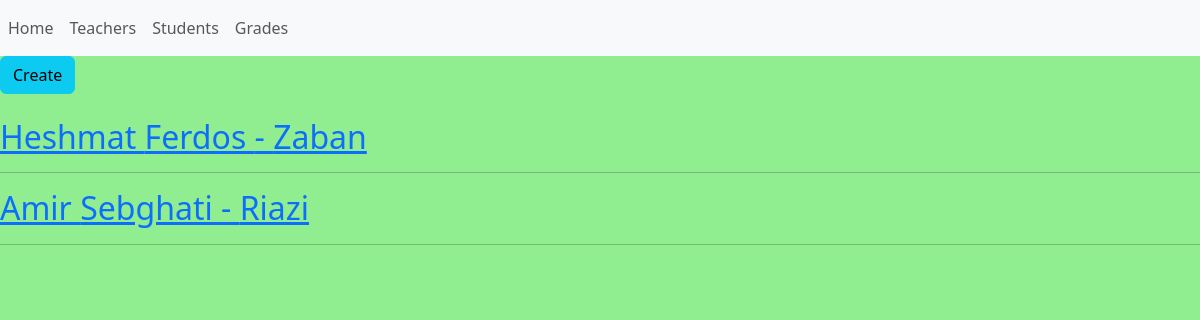
The app's page /grades_list/, older data.
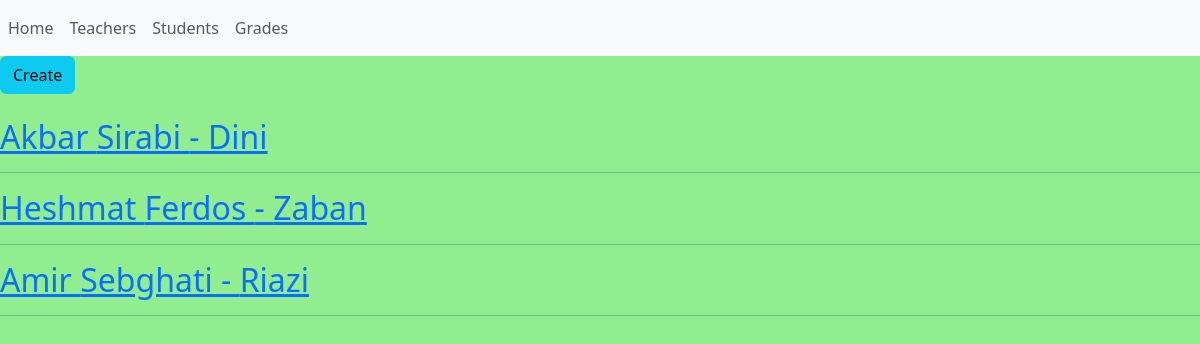
The same page, newer data.
### school/models.py (models this page shows, shortened)
class Grade(models.Model):
    student = models.ForeignKey(Student, on_delete=models.CASCADE)
    score = models.DecimalField(max_digits=4, decimal_places=2, validators=[
                                MinValueValidator(0), MaxValueValidator(20)])

class Student(models.Model):
    name = models.CharField(max_length=20)
    family = models.CharField(max_length=20)
    age = models.IntegerField()
    teacher = models.ForeignKey(Teacher, on_delete=models.CASCADE)

class Teacher(models.Model):
    name = models.CharField(max_length=20)
    subject = models.CharField(max_length=20)

### school/views.py (the view)
# urls.py: path('grades_list/', views.grades_list, name='grades_list'),
def grades_list(request):
    grades = Grade.objects.all()
    return render(request, 'school/grades_list.html', {'grades': grades})

### school/templates/school/grades_list.html (shortened to what this page needs)
{% extends 'base.html' %}
{% block content %}
  <a href="{% url 'create_grade' %}" class="btn btn-info">Create</a>
  <br><br>
  {% for grade in grades|dictsortreversed:"id"%}
    <a href="{% url 'grade' grade.id %}"><h2>{{ grade.student.name }} {{ grade.student.family }} - {{ grade.student.teacher.subject }}</h2></a>
    <hr/>
  {% endfor %}
{% endblock %}
{% block bgcolor %}
  lightgreen
{% endblock %}

### templates/base.html (shortened to what this page needs)
<!DOCTYPE html>
<html lang="en">
  <head>
    {% load bootstrap5 %}
    {% bootstrap_css %}
  </head>
  <body style="background-color: {% block bgcolor %}
    {% endblock %};">
    {% include 'navbar.html' %}
    {% block content %}
    {% endblock %}
  </body>
</html>

### templates/navbar.html
<nav class="navbar navbar-expand-lg navbar-light bg-light">
  <div class="navbar-nav">
    <a class="nav-item nav-link" href="{% url "home" %}">Home</a>
    <a class="nav-item nav-link" href="{% url "teachers_list" %}">Teachers</a>
    <a class="nav-item nav-link" href="{% url "students_list" %}">Students</a>
    <a class="nav-item nav-link" href="{% url "grades_list" %}">Grades</a>
  </div>
</nav>

Row changes from the older to the newer data that the page shows:
added Grade: student.name "Akbar", student.family "Sirabi", student.teacher.subject "Dini"
